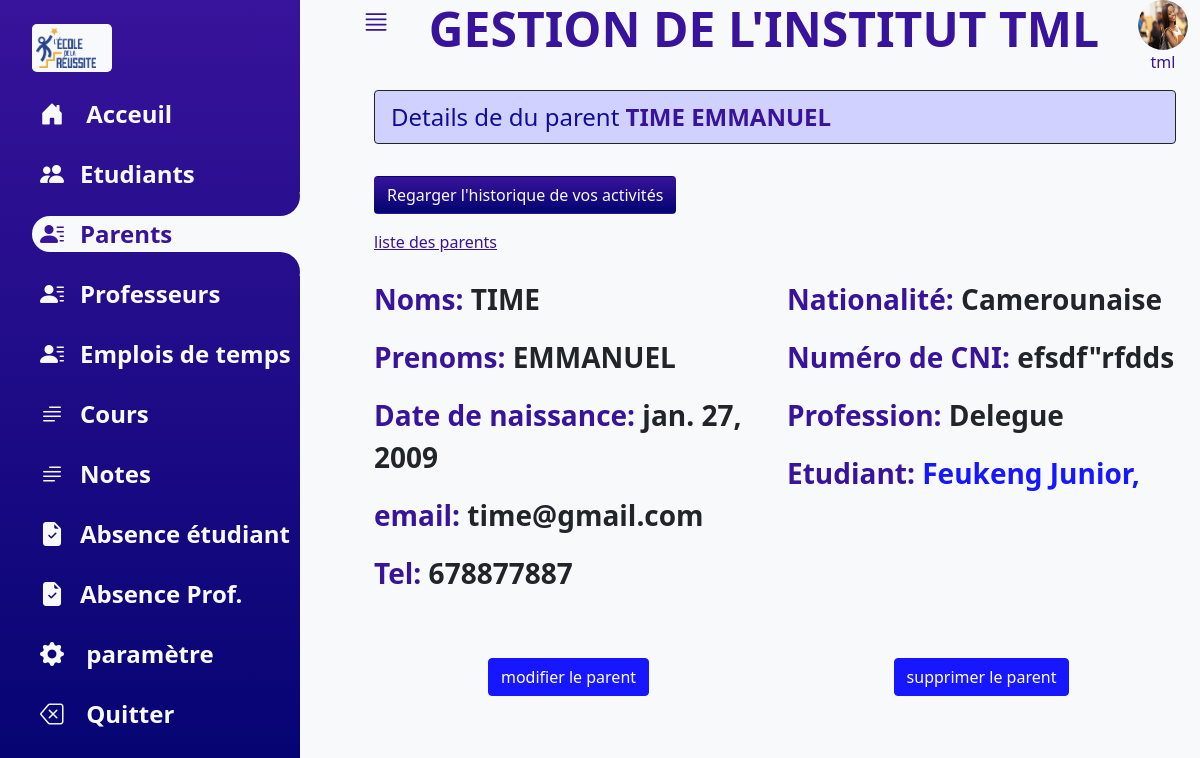
Page /direction/parent/lire_parent/1/ (signed in) on the committed database.
### direction/models.py (models this page shows, shortened)
class Parent(models.Model):
	photo=models.ImageField(null=True, blank=True)
	noms=models.CharField(max_length=30)
	prenoms=models.CharField(max_length=30)
	email=models.EmailField(null=True, blank=True)
	date_naissance=models.DateField(null=True)
	nationalite=models.CharField(blank=True, max_length=30)
	numero_CNI=models.CharField(max_length=30)# A revoir
	profession_tuteur=models.CharField(max_length=20)
	numero_telephone=models.CharField( max_length=20, validators=[RegexValidator(
		regex=r"^(\+?\(?237\)?)?[ ]?6([ -/.]?(\d){2}){4}$", message="Mauvais format de numéro")])
	class Meta:
		verbose_name="Tuteur"
		verbose_name_plural="Tuteurs"

class Etudiant(models.Model):
	MASCULIN="MASCULIN"
	FEMININ="FEMININ"
	choices_sex=[(MASCULIN,"Masculin"), (FEMININ, "Feminin")]
	matricule=models.PositiveIntegerField(blank=True, default=0, unique=True)
	photo=models.ImageField(null=True, blank=True)
	noms=models.CharField(max_length=30)
	prenoms=models.CharField(max_length=30)
	date_de_naissance=models.DateField()
	lieu_de_naissance=models.CharField(max_length=30)
	sexe=models.CharField(max_length=10, choices=choices_sex, default=MASCULIN)
	email=models.EmailField()
	nationalite=models.CharField(default="Camerounaise", max_length=30)
	numero_CNI=models.CharField(max_length=30)
	numero_telephone=models.CharField(max_length=15, validators=[RegexValidator(
		regex=r"^(\+?\(?237\)?)?[ ]?6([ -/.]?(\d){2}){4}$", message="Mauvais format de numéro")])
	statut=models.BooleanField(default=False)
	ancienne_ecole=models.CharField(blank=True, null=True, max_length=30)
	specialite=models.ForeignKey("Specialite", on_delete=models.CASCADE)
	club=models.ForeignKey("Club", on_delete=models.CASCADE, null=True, blank=True)
	parent=models.ForeignKey("Parent", on_delete=models.SET_NULL, null=True)
	profil=models.OneToOneField(User, on_delete=models.SET_NULL, null=True, blank=True)
	cantine=models.BooleanField(default=True)
	transport=models.BooleanField(default=True)
	developpment_password=models.CharField(max_length=30)
	class Meta:
		verbose_name="Etudiant"
		verbose_name_plural="Etudiants"
	def get_absolute_url(self):
		from django.urls import reverse
		return reverse("direction:lire_etudiant", kwargs={"pk": self.pk})

### direction/views.py (the view)
# urls.py: path("parent/lire_parent/<int:pk>/", LireParent.as_view(), name="lire_parent"),
class LireParent(UserPassesTestMixin ,DetailView):
    model=Parent
    template_name="direction/lire-parent.html"
    context_object_name="parent"
    def test_func(self):
        try:
            group=self.request.user.groups.get(name="secretaire etudiant")
            return True
        except:
            return False

### direction/context_processors.py (called while the page is built)
def getNamesGroupUser(request):
	namesGroup=[group.name for group in request.user.groups.all()]
	return {"names_group": namesGroup}

### direction/templates/direction/lire-parent.html (shortened to what this page needs)
{% extends "direction/base.html" %}
{% block message %}
 <p class="fs-4 border border-dark py-2 px-3 alert alert-primary">
    Details de du parent <span class="fw-bold violet">{{parent.noms}} {{parent.prenoms}} </span>
 </p>
{% endblock %}
{% block content %}
{% include "direction/vertical-bar.html" with onglet=3 %}
<div class="">
   <a href="{% url 'direction:liste_parent' %}" class="violet"> liste des parents</a>
   <div class="text-center">
   </div>
   <div class="fw-bold fs-3 row">
   <div class="col-12 col-md-6">
     <p>
      <span class="violet"> Noms:</span> {{parent.noms}}
     </p>
     <p>
      <span class="violet"> Prenoms:</span> {{parent.prenoms}}
     </p>
     <p>
      <span class="violet"> Date de naissance:</span> {{parent.date_naissance}}
     </p>
     <p>
      <span class="violet"> email:</span> {{parent.email}}
     </p>
     <p>
       <span class="violet">Tel:</span> {{parent.numero_telephone}}
     </p>
   </div>
    <div class="col-12 col-md-6">
     <p>
      <span class="violet"> Nationalité:</span> {{parent.nationalite}}
     </p>
     <p>
       <span class="violet">Numéro de CNI:</span> {{parent.numero_CNI}}
     </p>
     <p>
      <span class="violet"> Profession:</span> {{parent.profession_tuteur}}
     </p>
     <p>
      <span class="violet"> Etudiant{{parent.etudiant_set.count|pluralize}}:</span> {% for etudiant in parent.etudiant_set.all %}
       <a href="{{etudiant.get_absolute_url}}" class="link-primary text-decoration-none"> {{etudiant.noms}} {{etudiant.prenoms}},</a>
           {% endfor %}
     </p>
   </div>
   </div>
    <div class="row my-5">
      <div class="col-12 col-sm-6 text-center">
        <a href="{% url 'direction:modification_parent' pk=parent.pk %}" class="btn btn-primary "> modifier le parent</a>
      </div>
      <div class="col-12 col-sm-6 mt-3 mt-sm-0 text-center" >
        <a href="{% url 'direction:suppression_parent' %}" class="btn btn-primary"> supprimer le parent </a>
      </div>
    </div>
</div>
{% endblock %}

### direction/templates/direction/base.html (shortened to what this page needs)
{% load static %}
<!DOCTYPE html>
<html lang="fr" dir="ltr">
  <head>
    <link rel="stylesheet" type="text/css" href="{% static 'vitrine/css/style.css' %}">
    <link rel="stylesheet" type="text/css" href="{% static 'direction/css/direction-index.css' %}">
    <link rel="stylesheet" type="text/css" href="{% static 'vitrine/css/bootstrap-icons.css' %}">
  </head>
  <body>
    <div class="container-fluid bg-light">
      <div class="main active ">
        <div class=" top d-flex justify-content-between">
          <div class="menu" style="cursor:pointer;">
            <i class="bi bi-justify fs-3 "></i>
          </div>
          <div class="">
            <p class="text-uppercase display-5 fw-bold"> Gestion de l'institut TML </p>
          </div>
          <div class="">
            <img src="{% static 'vitrine/images/etudiante2.jpg' %}" class="rounded-circle d-block mx-auto" width="50px" height="50px" alt="">
            <p class="text-center"> {{user.username}}</p>
          </div>
        </div>
        <div class="container">
          <div class="">
              {% block message %}
              {% endblock %}
            <button type="button" class="btn my-3" name="button">Regarger l'historique de vos activités</button>
          </div>
          {% block content %}
          {% endblock %}
        </div>
      </div>
    </div>
  </body>
</html>

### direction/static/direction/css/direction-index.css (style rules this page uses)
:root { --violet-gradient:linear-gradient(rgba(56, 19, 155), rgba(3, 3, 113)); --violet:rgba(56, 19, 155); --white:#f8f9fa; }
.violet { color:var(--violet); }
.main { padding-left:130px; width:100%; transition: .5s; min-height: 100vh; }
.main .top { color:var(--violet); }
.main.active { padding-left: 350px; }
.main .container button { background: var(--violet); background-image: var(--violet-gradient); color:var(--white); }

### rows in the picture
Parent: noms "TIME", prenoms "EMMANUEL", date_naissance "jan. 27, 2009", email "time@gmail.com", numero_telephone "678877887", nationalite "Camerounaise", numero_CNI "efsdf\"rfdds", profession_tuteur "Delegue"
Etudiant: noms "Feukeng", prenoms "Junior"

### other values in the picture
{{ user.username }} "tml"
